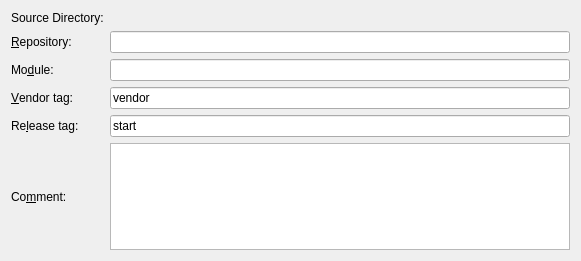
<ui version="4.0" >
 <class>ImportMetadataWidget</class>
 <widget class="QWidget" name="ImportMetadataWidget" >
  <property name="geometry" >
   <rect>
    <x>0</x>
    <y>0</y>
    <width>581</width>
    <height>261</height>
   </rect>
  </property>
  <property name="windowTitle" >
   <string>Import</string>
  </property>
  <layout class="QGridLayout" >
   <item row="0" column="0" >
    <widget class="QLabel" name="labelUrl" >
     <property name="text" >
      <string>Source Directory:</string>
     </property>
    </widget>
   </item>
   <item row="0" column="1" >
    <widget class="KUrlRequester" name="sourceLoc" />
   </item>
   <item row="1" column="0" >
    <widget class="QLabel" name="repositoryLabel" >
     <property name="sizePolicy" >
      <sizepolicy vsizetype="Preferred" hsizetype="Maximum" >
       <horstretch>0</horstretch>
       <verstretch>0</verstretch>
      </sizepolicy>
     </property>
     <property name="text" >
      <string>&amp;Repository:</string>
     </property>
     <property name="wordWrap" >
      <bool>false</bool>
     </property>
     <property name="buddy" >
      <cstring>repository</cstring>
     </property>
    </widget>
   </item>
   <item row="1" column="1" >
    <widget class="QLineEdit" name="repository" />
   </item>
   <item row="2" column="0" >
    <widget class="QLabel" name="moduleLabel" >
     <property name="sizePolicy" >
      <sizepolicy vsizetype="Preferred" hsizetype="Maximum" >
       <horstretch>0</horstretch>
       <verstretch>0</verstretch>
      </sizepolicy>
     </property>
     <property name="text" >
      <string>Mo&amp;dule:</string>
     </property>
     <property name="wordWrap" >
      <bool>false</bool>
     </property>
     <property name="buddy" >
      <cstring>module</cstring>
     </property>
    </widget>
   </item>
   <item row="2" column="1" >
    <widget class="QLineEdit" name="module" />
   </item>
   <item row="3" column="0" >
    <widget class="QLabel" name="vendorLabel" >
     <property name="sizePolicy" >
      <sizepolicy vsizetype="Preferred" hsizetype="Maximum" >
       <horstretch>0</horstretch>
       <verstretch>0</verstretch>
      </sizepolicy>
     </property>
     <property name="text" >
      <string>&amp;Vendor tag:</string>
     </property>
     <property name="wordWrap" >
      <bool>false</bool>
     </property>
     <property name="buddy" >
      <cstring>vendorTag</cstring>
     </property>
    </widget>
   </item>
   <item row="3" column="1" >
    <widget class="QLineEdit" name="vendorTag" >
     <property name="text" >
      <string>vendor</string>
     </property>
    </widget>
   </item>
   <item row="4" column="0" >
    <widget class="QLabel" name="releaseLabel" >
     <property name="sizePolicy" >
      <sizepolicy vsizetype="Preferred" hsizetype="Maximum" >
       <horstretch>0</horstretch>
       <verstretch>0</verstretch>
      </sizepolicy>
     </property>
     <property name="text" >
      <string>Re&amp;lease tag:</string>
     </property>
     <property name="wordWrap" >
      <bool>false</bool>
     </property>
     <property name="buddy" >
      <cstring>releaseTag</cstring>
     </property>
    </widget>
   </item>
   <item row="4" column="1" >
    <widget class="QLineEdit" name="releaseTag" >
     <property name="text" >
      <string>start</string>
     </property>
    </widget>
   </item>
   <item row="5" column="0" >
    <widget class="QLabel" name="commentLabel" >
     <property name="sizePolicy" >
      <sizepolicy vsizetype="Preferred" hsizetype="Maximum" >
       <horstretch>0</horstretch>
       <verstretch>0</verstretch>
      </sizepolicy>
     </property>
     <property name="text" >
      <string>Co&amp;mment:</string>
     </property>
     <property name="wordWrap" >
      <bool>false</bool>
     </property>
     <property name="buddy" >
      <cstring>comment</cstring>
     </property>
    </widget>
   </item>
   <item row="5" column="1" >
    <widget class="KTextEdit" name="comment" />
   </item>
  </layout>
 </widget>
 <customwidgets>
  <customwidget>
   <class>QLineEdit</class>
   <extends>QLineEdit</extends>
   <header>klineedit.h</header>
  </customwidget>
  <customwidget>
   <class>KTextEdit</class>
   <extends>QTextEdit</extends>
   <header>ktextedit.h</header>
  </customwidget>
  <customwidget>
   <class>KUrlRequester</class>
   <extends>QFrame</extends>
   <header>kurlrequester.h</header>
   <container>1</container>
  </customwidget>
 </customwidgets>
 <tabstops>
  <tabstop>repository</tabstop>
  <tabstop>module</tabstop>
  <tabstop>vendorTag</tabstop>
  <tabstop>releaseTag</tabstop>
 </tabstops>
 <resources/>
 <connections/>
</ui>
